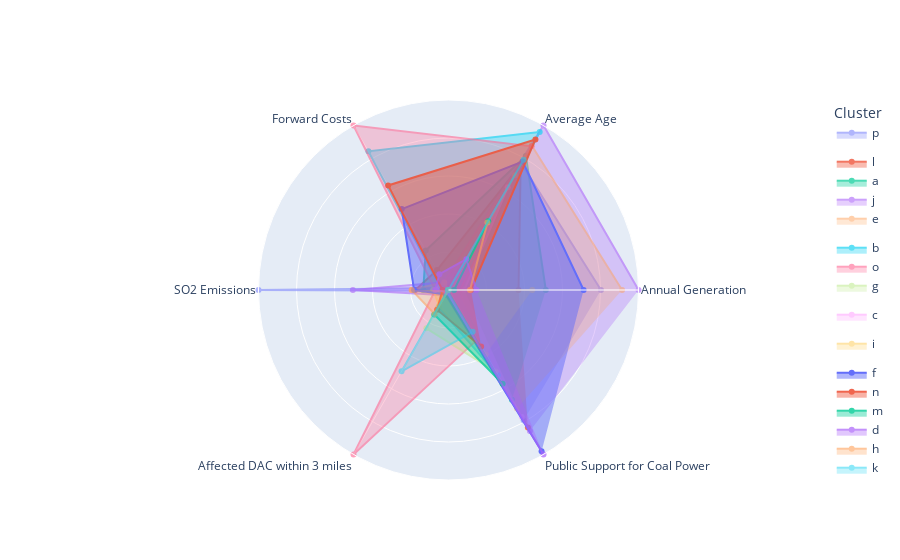

Notebook code cell kept with this figure:
### Code cell
fig = go.Figure()

clusterList = [['p'], ['j', 'e', 'l', 'a'], ['g', 'o', 'b'], ['c'], ['i'], ['k', 'h', 'd', 'm', 'n', 'f']]

for grouping in range(0, len(clusterList)):
  spider = spiderDF.reset_index()
  spiderData = (spider[spider['cluster'].isin(clusterList[grouping])==True]).set_index('cluster')

  for i in reversed(range(0, len(spiderData))):
    fig.add_trace(go.Scatterpolar(
      r=list(spiderData.iloc[i]),
      theta=list(['Annual Generation', 'Average Age', 'Forward Costs', 'SO2 Emissions', 'Affected DAC within 3 miles', 'Public Support for Coal Power']),
      fill='toself', 
      legendgroup = grouping,

      opacity = 0.5+(i/10),
      name=spiderData.index[i]
    ))

fig.update_layout(
  polar=dict(
    radialaxis=dict(
      visible=True,
      range=[0, 1],
      showticklabels=False
    ),
  ),
  showlegend=True,
  legend_title='Cluster'
)

fig.show()

### Figure 1 — Plotly figure (JSON) as saved in the notebook; plotly's stock layout.template omitted (floating-point values rounded to 4 significant figures)
{"data": [{"fill": "toself", "legendgroup": "0", "name": "p", "opacity": 0.5, "r": [0.8024, 0.7676, 0.01153, 1, 0.004601, 0.7912], "theta": ["Annual Generation", "Average Age", "Forward Costs", "SO2 Emissions", "Affected DAC within 3 miles", "Public Support for Coal Power"], "type": "scatterpolar"}, {"fill": "toself", "legendgroup": "1", "name": "l", "opacity": 0.8, "r": [0.3686, 0.7595, 0.1209, 0.1747, 0.01504, 0.8357], "theta": ["Annual Generation", "Average Age", "Forward Costs", "SO2 Emissions", "Affected DAC within 3 miles", "Public Support for Coal Power"], "type": "scatterpolar"}, {"fill": "toself", "legendgroup": "1", "name": "a", "opacity": 0.7, "r": [0.5122, 0.8146, 0.2396, 0.1328, 0.02135, 0.6675], "theta": ["Annual Generation", "Average Age", "Forward Costs", "SO2 Emissions", "Affected DAC within 3 miles", "Public Support for Coal Power"], "type": "scatterpolar"}, {"fill": "toself", "legendgroup": "1", "name": "j", "opacity": 0.6, "r": [1, 1, 0.04682, 0.5034, 0.03156, 0.857], "theta": ["Annual Generation", "Average Age", "Forward Costs", "SO2 Emissions", "Affected DAC within 3 miles", "Public Support for Coal Power"], "type": "scatterpolar"}, {"fill": "toself", "legendgroup": "1", "name": "e", "opacity": 0.5, "r": [0.9135, 0.8767, 0.04718, 0.1941, 0.03153, 0.7209], "theta": ["Annual Generation", "Average Age", "Forward Costs", "SO2 Emissions", "Affected DAC within 3 miles", "Public Support for Coal Power"], "type": "scatterpolar"}, {"fill": "toself", "legendgroup": "2", "name": "b", "opacity": 0.7, "r": [0.0492, 0.96, 0.8426, 0.03605, 0.1046, 0.5174], "theta": ["Annual Generation", "Average Age", "Forward Costs", "SO2 Emissions", "Affected DAC within 3 miles", "Public Support for Coal Power"], "type": "scatterpolar"}, {"fill": "toself", "legendgroup": "2", "name": "o", "opacity": 0.6, "r": [0.05956, 0.8733, 1.0, 0.06909, 1, 0.3016], "theta": ["Annual Generation", "Average Age", "Forward Costs", "SO2 Emissions", "Affected DAC within 3 miles", "Public Support for Coal Power"], "type": "scatterpolar"}, {"fill": "toself", "legendgroup": "2", "name": "g", "opacity": 0.5, "r": [0.01751, 0.6978, null, 0.0226, 0.233, 0.496], "theta": ["Annual Generation", "Average Age", "Forward Costs", "SO2 Emissions", "Affected DAC within 3 miles", "Public Support for Coal Power"], "type": "scatterpolar"}, {"fill": "toself", "legendgroup": "3", "name": "c", "opacity": 0.5, "r": [0.08292, 0.6242, 0, 0.06369, 0, 0.7716], "theta": ["Annual Generation", "Average Age", "Forward Costs", "SO2 Emissions", "Affected DAC within 3 miles", "Public Support for Coal Power"], "type": "scatterpolar"}, {"fill": "toself", "legendgroup": "4", "name": "i", "opacity": 0.5, "r": [0.4407, 0, 0.04566, 0.08023, 0.09756, 0.3918], "theta": ["Annual Generation", "Average Age", "Forward Costs", "SO2 Emissions", "Affected DAC within 3 miles", "Public Support for Coal Power"], "type": "scatterpolar"}, {"fill": "toself", "legendgroup": "5", "name": "f", "opacity": 1, "r": [0.7112, 0.7811, 0.492, 0.1813, 0.02753, 0.9799], "theta": ["Annual Generation", "Average Age", "Forward Costs", "SO2 Emissions", "Affected DAC within 3 miles", "Public Support for Coal Power"], "type": "scatterpolar"}, {"fill": "toself", "legendgroup": "5", "name": "n", "opacity": 0.9, "r": [0.1181, 0.9151, 0.6352, 0.03123, 0.12, 0.3436], "theta": ["Annual Generation", "Average Age", "Forward Costs", "SO2 Emissions", "Affected DAC within 3 miles", "Public Support for Coal Power"], "type": "scatterpolar"}, {"fill": "toself", "legendgroup": "5", "name": "m", "opacity": 0.8, "r": [0.029, 0.4179, null, 0, 0.1492, 0.57], "theta": ["Annual Generation", "Average Age", "Forward Costs", "SO2 Emissions", "Affected DAC within 3 miles", "Public Support for Coal Power"], "type": "scatterpolar"}, {"fill": "toself", "legendgroup": "5", "name": "d", "opacity": 0.7, "r": [0.1472, 0.1876, 0.09582, 0.06996, 0.01395, 1], "theta": ["Annual Generation", "Average Age", "Forward Costs", "SO2 Emissions", "Affected DAC within 3 miles", "Public Support for Coal Power"], "type": "scatterpolar"}, {"fill": "toself", "legendgroup": "5", "name": "h", "opacity": 0.6, "r": [0.1131, 0.41, null, 0.1934, 0.1457, 0], "theta": ["Annual Generation", "Average Age", "Forward Costs", "SO2 Emissions", "Affected DAC within 3 miles", "Public Support for Coal Power"], "type": "scatterpolar"}, {"fill": "toself", "legendgroup": "5", "name": "k", "opacity": 0.5, "r": [0, 0.7911, null, 0.003603, 0.4939, 0.2541], "theta": ["Annual Generation", "Average Age", "Forward Costs", "SO2 Emissions", "Affected DAC within 3 miles", "Public Support for Coal Power"], "type": "scatterpolar"}], "layout": {"legend": {"title": {"text": "Cluster"}}, "polar": {"radialaxis": {"range": [0, 1], "showticklabels": false, "visible": true}}, "showlegend": true}}
